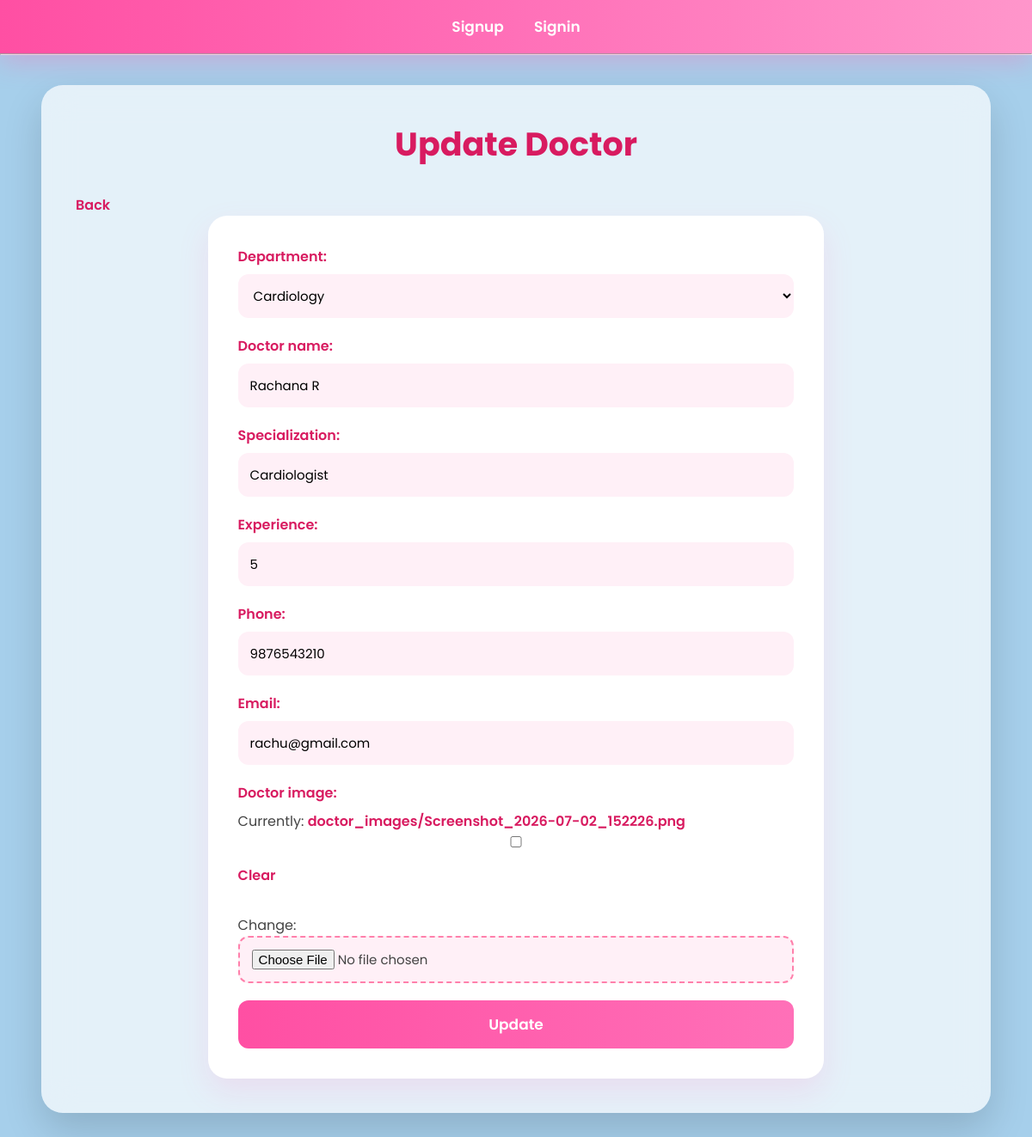
Screenshot of /base/update_doctor/1/ with the database file from the repository.
### base/models.py (models this page shows, shortened)
class Doctor(models.Model):
    department = models.ForeignKey(
        Department,
        on_delete=models.CASCADE,
        null=True,
        blank=True
    )
    doctor_name = models.CharField(max_length=100)
    specialization = models.CharField(max_length=100)
    experience = models.PositiveIntegerField()
    phone = models.CharField(max_length=10)
    email = models.EmailField()
    doctor_image = models.ImageField(
        upload_to="doctor_images",
        null=True,
        blank=True
    )
    is_deleted = models.BooleanField(default=False)
    deleted_at = models.DateTimeField(
        null=True,
        blank=True
    )

### base/views.py (the view)
# urls.py: path('update_doctor/<int:pk>/', views.update_doctor, name='update_doctor'),
def update_doctor(request, pk):
    data = get_object_or_404(
        Doctor,
        id=pk
    )
    if request.method == "POST":
        form = DoctorForm(
            request.POST,
            request.FILES,
            instance=data
        )
        if form.is_valid():
            form.save()
            messages.success(
                request,
                "Doctor Updated Successfully"
            )
            return redirect("doctor_list")
    else:
        form = DoctorForm(
            instance=data
        )
    return render(
        request,
        "update_doctor.html",
        {
            "form": form
        }
    )

### base/forms.py
class DoctorForm(forms.ModelForm):
    class Meta:
        model = Doctor
        fields = "__all__"
        exclude = ['is_deleted', 'deleted_at']

### base/models.py (called while the page is built)
    def __str__(self):
        return self.department_name

### base/templates/update_doctor.html (shortened to what this page needs)
{% extends 'main.html' %}
{% block content %}
<h1>Update Doctor</h1>
<a href="{% url 'doctor_list' %}">
Back
</a>
<form method="POST" enctype="multipart/form-data">
{{ form.as_p }}
<button>
Update
</button>
</form>
{% endblock %}

### static/style.css (style rules this page uses)
* { margin:0; padding:0; box-sizing:border-box; font-family:'Poppins',sans-serif; }
body { background:linear-gradient(135deg,#ffe6f2,#ffd9ec,#ffeef8,#fff8fc); background-size:400% 400%; animation:bgMove 12s ease infinite; min-height:100vh; color:#444; }
h1 { text-align:center; color:#d81b60; font-size:38px; margin-bottom:30px; font-weight:700; }
a { color:#d81b60; text-decoration:none; font-weight:600; transition:.3s; }
form { width:70%; margin:auto; background:white; padding:35px; border-radius:22px; box-shadow:0 15px 35px rgba(255,105,180,.15); }
label { display:block; margin-bottom:8px; color:#d81b60; font-weight:600; }
input, select, textarea { width:100%; padding:14px; border:none; border-radius:12px; margin-bottom:20px; background:#fff0f7; transition:.35s; font-size:15px; }
input[type=file] { border:2px dashed #ff80ab; cursor:pointer; }
button { width:100%; padding:15px; border:none; border-radius:12px; background:linear-gradient(90deg,#ff4fa3,#ff70b8); color:white; font-size:17px; font-weight:600; cursor:pointer; transition:.4s; }
::placeholder { color:#d48bb2; }
body { background:rgb(166, 207, 235) !important; }

### rows the page displays
Doctor: department "Cardiology", doctor_name "Rachana R", specialization "Cardiologist", experience "5", phone "9876543210", email "rachu@gmail.com"
